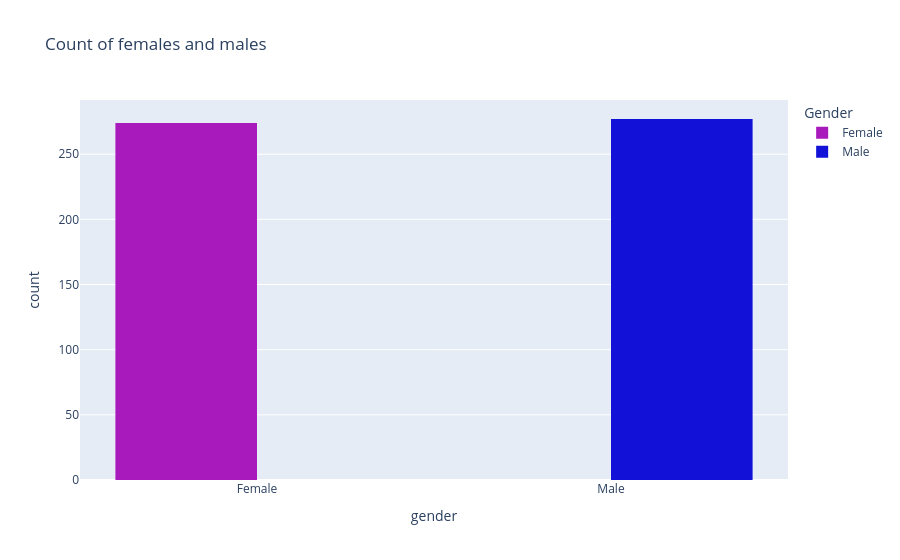

Source (notebook cell):
### Markdown cell above
## 2 EDA of speed dateers

gender repartition    
age repartition  
fields of study repartition  (field_cd)
Median SAT score for the undergraduate institution where attended (mn-sat) 
Intended career  repartition (career_c)  
race  
activities  :How interested are you in the following activities, on a scale of 1-10?

intentions for the speed dating :  
    - Importance of same race : imprace
    - Importance of same religion : imprelig
    - goal  ; what is your primary goal in participating to this event  
    - date  : In general, how frequently do you go on dates? 
    - go_out : How often do you go out (not necessarily on dates)?
    - exhappy: how happy do you expect to be with the people you meet 
during the speed-dating event?
    - expnum : Out of the 20 people you will meet, how many do you expect will be interested in dating you? 
    - importance of the following attributes in a potential date (attr1_1 ... )
    - What do you think the opposite sex looks for in a date? (attr2_1 .. )
    -

### Code cell
# gender repartition :
print(perso_df['gender'].value_counts())

color_map = {'Female': "#A81ABB", 'Male': "#1111d8"}  # Replace these with your desired colors
fig = px.histogram(perso_df, x= 'gender', 
                   color= 'gender',
                   barmode="group", 
                   color_discrete_map=color_map,
                   title=f"Count of females and males" )
fig.update_layout(legend_title_text='Gender')

### Figure 1 — Plotly figure (JSON) as saved in the notebook; plotly's stock layout.template omitted (floating-point values rounded to 4 significant figures; data arrays with more than 128 entries replaced by an {"elided": "..."} marker saying what was removed)
{"data": [{"alignmentgroup": "True", "bingroup": "x", "hovertemplate": "gender=%{x}<br>count=%{y}<extra></extra>", "legendgroup": "Female", "marker": {"color": "#A81ABB", "pattern": {"shape": ""}}, "name": "Female", "offsetgroup": "Female", "orientation": "v", "showlegend": true, "type": "histogram", "x": {"elided": "274 str values"}, "xaxis": "x", "yaxis": "y"}, {"alignmentgroup": "True", "bingroup": "x", "hovertemplate": "gender=%{x}<br>count=%{y}<extra></extra>", "legendgroup": "Male", "marker": {"color": "#1111d8", "pattern": {"shape": ""}}, "name": "Male", "offsetgroup": "Male", "orientation": "v", "showlegend": true, "type": "histogram", "x": {"elided": "277 str values"}, "xaxis": "x", "yaxis": "y"}], "layout": {"barmode": "group", "legend": {"title": {"text": "Gender"}, "tracegroupgap": 0}, "title": {"text": "Count of females and males"}, "xaxis": {"anchor": "y", "categoryarray": ["Female", "Male"], "categoryorder": "array", "domain": [0, 1], "title": {"text": "gender"}}, "yaxis": {"anchor": "x", "domain": [0, 1], "title": {"text": "count"}}}}
